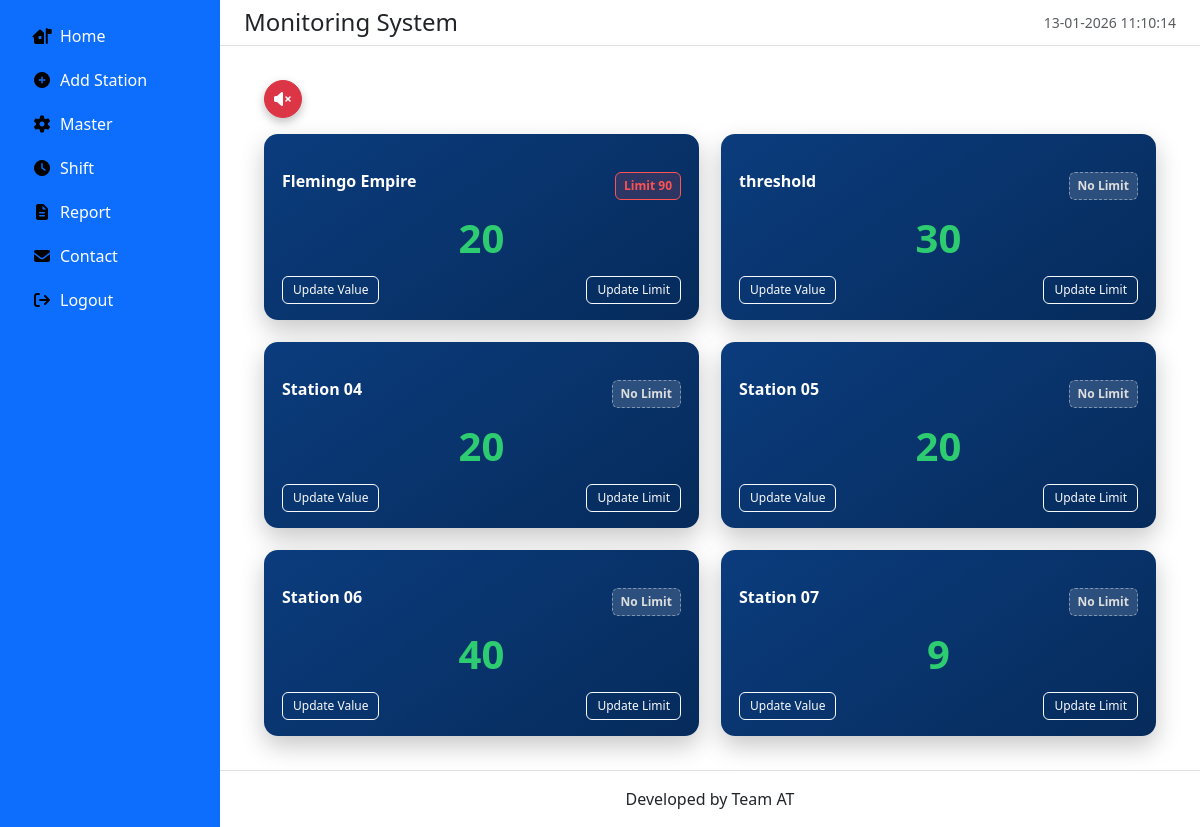
The page / on the database its author committed.
### alarmapp/models.py (models this page shows, shortened)
class Station(models.Model):
    name = models.CharField(max_length=50, unique=True)
    current_value = models.PositiveIntegerField(default=0)

### alarmapp/views.py (the view)
# urls.py: path('', views.dashboard, name='dashboard'),
def dashboard(request):
    stations = Station.objects.select_related('threshold')
    data = []
    for s in stations:
        alarm = False
        alert = None
        limit = None
        if hasattr(s, 'threshold'):
            limit = s.threshold.limit_value
            if s.current_value > limit:
                alarm = True
                alert = "ALERT! Limit crossed"
        data.append({
            'id': s.id,
            'name': s.name,
            'value': s.current_value,
            'limit': limit,
            'alarm': alarm,
            'alert': alert,
        })
    return render(request, 'alarmapp/dashboard.html', {
        'stations': data
    })

### alarmapp/templates/alarmapp/dashboard.html (shortened to what this page needs)
{% extends 'alarmapp/base.html' %}
{% load static %}
{% block content %}
<div class="dashboard-container">
  <button id="alarmToggleBtn"
          class="btn btn-danger btn-sm alarm-btn mb-3"
          onclick="toggleAlarm()"
          title="Toggle Alarm Sound">
    <i id="alarmIcon" class="fa-solid fa-volume-high"></i>
  </button>
  <div class="station-grid">
    {% for s in stations %}
    <div class="station-card {% if s.alarm %}alarm{% endif %}">
      <div class="card-body">
        <div class="station-header">
          <h5 class="station-name">{{ s.name }}</h5>
          {% if s.limit %}
            <div class="limit-badge">Limit {{ s.limit }}</div>
          {% else %}
            <div class="limit-badge limit-none">No Limit</div>
          {% endif %}
        </div>
        <div class="station-value {% if s.alarm %}value-red{% else %}value-green{% endif %}">
          {{ s.value }}
        </div>
        <div class="card-actions">
          <a href="{% url 'update_value' s.id %}" class="btn btn-outline-light btn-sm">Update Value</a>
          <a href="{% url 'update_limit' s.id %}" class="btn btn-outline-light btn-sm">Update Limit</a>
        </div>
      </div>
    </div>
    {% endfor %}
  </div>
</div>
{% endblock %}

### alarmapp/static/alarmapp/css/style.css (style rules this page uses)
.dashboard-container { padding: 10px 20px; }
.station-grid { display: grid; grid-template-columns: repeat(auto-fill, minmax(300px, 1fr)); gap: 22px; }
.station-card { position: relative; background: linear-gradient(145deg, #0b3c7d, #062b5b); border-radius: 14px; min-height: 150px; box-shadow: 0 10px 24px rgba(0, 0, 0, 0.22); color: #ffffff; overflow: hidden; }
.card-body { padding: 38px 18px 16px; height: 100%; display: flex; flex-direction: column; justify-content: space-between; }
.station-header { display: flex; justify-content: space-between; align-items: flex-start; }
.station-name { font-size: 16px; font-weight: 600; margin: 0; }
.limit-badge { background: rgba(255, 82, 82, 0.15); color: #ff5252; border: 1px solid #ff5252; font-size: 12px; font-weight: 700; padding: 4px 8px; border-radius: 6px; }
.limit-none { background: rgba(255, 255, 255, 0.15); color: #dddddd; border: 1px dashed rgba(255, 255, 255, 0.4); }
.station-value { text-align: center; font-size: 40px; font-weight: 700; margin: 8px 0; }
.value-green { color: #2ecc71; }
.card-actions { display: flex; justify-content: space-between; }
.card-actions .btn { font-size: 12px; padding: 4px 10px; border-radius: 6px; }
.alarm-btn { border-radius: 50%; width: 38px; height: 38px; display: flex; align-items: center; justify-content: center; box-shadow: 0 4px 10px rgba(0, 0, 0, 0.25); }
.alarm-btn i { font-size: 16px; }

### rows shown on the page
Station: name "Flemingo Empire"
Station: name "threshold"
Station: name "Station 04"
Station: name "Station 05"
Station: name "Station 06"
Station: name "Station 07"

### other values the page prints
{{ s.limit }} "90"
{{ s.value }} "20" "30" "20" "20" "40" "9"
